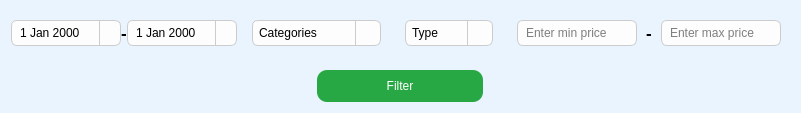
                            <widget class="QFrame" name="frame_filter">
                             <property name="minimumSize">
                              <size>
                               <width>0</width>
                               <height>100</height>
                              </size>
                             </property>
                             <property name="styleSheet">
                              <string notr="true">background-color: rgb(233, 244, 255);
border-radius:10px;</string>
                             </property>
                             <property name="frameShape">
                              <enum>QFrame::StyledPanel</enum>
                             </property>
                             <property name="frameShadow">
                              <enum>QFrame::Raised</enum>
                             </property>
                             <layout class="QVBoxLayout" name="verticalLayout_11">
                              <property name="spacing">
                               <number>15</number>
                              </property>
                              <item>
                               <widget class="QFrame" name="frame_20">
                                <property name="frameShape">
                                 <enum>QFrame::StyledPanel</enum>
                                </property>
                                <property name="frameShadow">
                                 <enum>QFrame::Raised</enum>
                                </property>
                                <layout class="QHBoxLayout" name="horizontalLayout_14">
                                 <property name="leftMargin">
                                  <number>0</number>
                                 </property>
                                 <property name="topMargin">
                                  <number>0</number>
                                 </property>
                                 <property name="rightMargin">
                                  <number>0</number>
                                 </property>
                                 <property name="bottomMargin">
                                  <number>0</number>
                                 </property>
                                 <item>
                                  <widget class="QFrame" name="frame_25">
                                   <property name="styleSheet">
                                    <string notr="true"/>
                                   </property>
                                   <property name="frameShape">
                                    <enum>QFrame::StyledPanel</enum>
                                   </property>
                                   <property name="frameShadow">
                                    <enum>QFrame::Raised</enum>
                                   </property>
                                   <layout class="QHBoxLayout" name="horizontalLayout_15">
                                    <property name="spacing">
                                     <number>0</number>
                                    </property>
                                    <property name="leftMargin">
                                     <number>0</number>
                                    </property>
                                    <property name="topMargin">
                                     <number>0</number>
                                    </property>
                                    <property name="rightMargin">
                                     <number>0</number>
                                    </property>
                                    <property name="bottomMargin">
                                     <number>0</number>
                                    </property>
                                    <item>
                                     <widget class="QFrame" name="frame_26">
                                      <property name="frameShape">
                                       <enum>QFrame::StyledPanel</enum>
                                      </property>
                                      <property name="frameShadow">
                                       <enum>QFrame::Raised</enum>
                                      </property>
                                      <layout class="QHBoxLayout" name="horizontalLayout_21">
                                       <property name="leftMargin">
                                        <number>0</number>
                                       </property>
                                       <property name="rightMargin">
                                        <number>0</number>
                                       </property>
                                       <item>
                                        <widget class="QDateEdit" name="fromDate">
                                         <property name="minimumSize">
                                          <size>
                                           <width>110</width>
                                           <height>0</height>
                                          </size>
                                         </property>
                                         <property name="styleSheet">
                                          <string notr="true">QDateTimeEdit {
    background-color: #fdfdfd;
    border: 1px solid #ccc;
    border-radius: 6px;
    padding: 4px 6px;
    font: 13px &quot;Segoe UI&quot;;
}

QDateTimeEdit::drop-down {
    subcontrol-origin: padding;
    subcontrol-position: top right;
    width: 20px;
    border-left: 1px solid #ccc;
}

QDateTimeEdit::up-button, QDateTimeEdit::down-button {
    width: 14px;
    height: 14px;
    border: none;
    background-color: transparent;
}

QDateTimeEdit::up-arrow {
    image: url(:/icon/chevron-up.svg);
    width: 10px;
    height: 10px;
}

QDateTimeEdit::down-arrow {
    image: url(:/icon/chevron-down.svg);
    width: 10px;
    height: 10px;
}

QDateTimeEdit:focus {
    border: 1px solid #5ab1ef;
    background-color: #ffffff;
}
QCalendarWidget {
    background-color: #fdfdfd;
    border: 1px solid #dcdcdc;
    border-radius: 8px;
}

QCalendarWidget QToolButton {
    height: 30px;
    width: 100px;
    color: #2c3e50;
    font-weight: bold;
    icon-size: 24px, 24px;
    background-color: transparent;
    border: none;
}

QCalendarWidget QToolButton:hover {
    color: #3498db;
}

QCalendarWidget QMenu {
    background-color: white;
    border: 1px solid #dcdcdc;
}

QCalendarWidget QSpinBox {
    width: 60px;
    font-size: 14px;
    padding: 2px;
}

QCalendarWidget QSpinBox::up-button, QCalendarWidget QSpinBox::down-button {
    width: 12px;
    background-color: #ecf0f1;
}

QCalendarWidget QAbstractItemView {
    outline: 0;
    selection-background-color: #3498db;
    selection-color: white;
    background-color: #ffffff;
    gridline-color: #ecf0f1;
    font-size: 13px;
}

QCalendarWidget QAbstractItemView:enabled {
    color: #2c3e50;
}

QCalendarWidget QWidget#qt_calendar_navigationbar {
    background-color: #f0f0f0;
    border-bottom: 1px solid #dcdcdc;
}

QCalendarWidget QTableView {
    border: none;
}

QCalendarWidget QTableView::item:selected {
    background-color: #3498db;
    color: white;
    border-radius: 5px;
}

QCalendarWidget QTableView::item:enabled {
    background-color: #ffffff;
}

QCalendarWidget QTableView::item:disabled {
    color: #bdc3c7;
}
</string>
                                         </property>
                                         <property name="calendarPopup">
                                          <bool>true</bool>
                                         </property>
                                        </widget>
                                       </item>
                                      </layout>
                                     </widget>
                                    </item>
                                    <item>
                                     <widget class="QFrame" name="frame_31">
                                      <property name="font">
                                       <font>
                                        <pointsize>16</pointsize>
                                        <weight>75</weight>
                                        <bold>true</bold>
                                       </font>
                                      </property>
                                      <property name="frameShape">
                                       <enum>QFrame::StyledPanel</enum>
                                      </property>
                                      <property name="frameShadow">
                                       <enum>QFrame::Raised</enum>
                                      </property>
                                      <layout class="QHBoxLayout" name="horizontalLayout_13">
                                       <property name="leftMargin">
                                        <number>0</number>
                                       </property>
                                       <property name="rightMargin">
                                        <number>0</number>
                                       </property>
                                       <item alignment="Qt::AlignHCenter">
                                        <widget class="QLabel" name="label_2">
                                         <property name="font">
                                          <font>
                                           <pointsize>13</pointsize>
                                           <weight>75</weight>
                                           <bold>true</bold>
                                          </font>
                                         </property>
                                         <property name="text">
                                          <string>-</string>
                                         </property>
                                        </widget>
                                       </item>
                                      </layout>
                                     </widget>
                                    </item>
                                    <item>
                                     <widget class="QFrame" name="frame_27">
                                      <property name="frameShape">
                                       <enum>QFrame::StyledPanel</enum>
                                      </property>
                                      <property name="frameShadow">
                                       <enum>QFrame::Raised</enum>
                                      </property>
                                      <layout class="QHBoxLayout" name="horizontalLayout_22">
                                       <property name="leftMargin">
                                        <number>0</number>
                                       </property>
                                       <property name="rightMargin">
                                        <number>0</number>
                                       </property>
                                       <item>
                                        <widget class="QDateEdit" name="toDate">
                                         <property name="minimumSize">
                                          <size>
                                           <width>110</width>
                                           <height>0</height>
                                          </size>
                                         </property>
                                         <property name="styleSheet">
                                          <string notr="true">QDateTimeEdit {
    background-color: #fdfdfd;
    border: 1px solid #ccc;
    border-radius: 6px;
    padding: 4px 6px;
    font: 13px &quot;Segoe UI&quot;;
}

QDateTimeEdit::drop-down {
    subcontrol-origin: padding;
    subcontrol-position: top right;
    width: 20px;
    border-left: 1px solid #ccc;
}

QDateTimeEdit::up-button, QDateTimeEdit::down-button {
    width: 14px;
    height: 14px;
    border: none;
    background-color: transparent;
}

QDateTimeEdit::up-arrow {
    image: url(:/icon/chevron-up.svg);
    width: 10px;
    height: 10px;
}

QDateTimeEdit::down-arrow {
    image: url(:/icon/chevron-down.svg);
    width: 10px;
    height: 10px;
}

QDateTimeEdit:focus {
    border: 1px solid #5ab1ef;
    background-color: #ffffff;
}
QCalendarWidget {
    background-color: #fdfdfd;
    border: 1px solid #dcdcdc;
    border-radius: 8px;
}

QCalendarWidget QToolButton {
    height: 30px;
    width: 100px;
    color: #2c3e50;
    font-weight: bold;
    icon-size: 24px, 24px;
    background-color: transparent;
    border: none;
}

QCalendarWidget QToolButton:hover {
    color: #3498db;
}

QCalendarWidget QMenu {
    background-color: white;
    border: 1px solid #dcdcdc;
}

QCalendarWidget QSpinBox {
    width: 60px;
    font-size: 14px;
    padding: 2px;
}

QCalendarWidget QSpinBox::up-button, QCalendarWidget QSpinBox::down-button {
    width: 12px;
    background-color: #ecf0f1;
}

QCalendarWidget QAbstractItemView {
    outline: 0;
    selection-background-color: #3498db;
    selection-color: white;
    background-color: #ffffff;
    gridline-color: #ecf0f1;
    font-size: 13px;
}

QCalendarWidget QAbstractItemView:enabled {
    color: #2c3e50;
}

QCalendarWidget QWidget#qt_calendar_navigationbar {
    background-color: #f0f0f0;
    border-bottom: 1px solid #dcdcdc;
}

QCalendarWidget QTableView {
    border: none;
}

QCalendarWidget QTableView::item:selected {
    background-color: #3498db;
    color: white;
    border-radius: 5px;
}

QCalendarWidget QTableView::item:enabled {
    background-color: #ffffff;
}

QCalendarWidget QTableView::item:disabled {
    color: #bdc3c7;
}
</string>
                                         </property>
                                         <property name="calendarPopup">
                                          <bool>true</bool>
                                         </property>
                                        </widget>
                                       </item>
                                      </layout>
                                     </widget>
                                    </item>
                                   </layout>
                                  </widget>
                                 </item>
                                 <item>
                                  <widget class="QFrame" name="frame_30">
                                   <property name="styleSheet">
                                    <string notr="true"/>
                                   </property>
                                   <property name="frameShape">
                                    <enum>QFrame::StyledPanel</enum>
                                   </property>
                                   <property name="frameShadow">
                                    <enum>QFrame::Raised</enum>
                                   </property>
                                   <layout class="QHBoxLayout" name="horizontalLayout_16">
                                    <item>
                                     <widget class="QComboBox" name="comboBox_category">
                                      <property name="styleSheet">
                                       <string notr="true">QComboBox {
    background-color: #fdfdfd;
    border: 1px solid #ccc;
    border-radius: 6px;
    padding: 4px 6px;
    font: 13px &quot;Segoe UI&quot;;
    combobox-popup: 0;
}

QComboBox:hover {
    border: 1px solid #a5a5a5;
}

QComboBox:focus {
    border: 1px solid #5ab1ef;
}

QComboBox::drop-down {
    subcontrol-origin: padding;
    subcontrol-position: top right;
    width: 24px;
    border-left: 1px solid #ccc;
    background-color: transparent;
}

QComboBox::down-arrow {
    image: url(:/icon/chevron-down.svg);
    width: 10px;
    height: 10px;
}

QComboBox::down-arrow:disabled {
    image: none;
}
</string>
                                      </property>
                                      <item>
                                       <property name="text">
                                        <string>Categories</string>
                                       </property>
                                      </item>
                                      <item>
                                       <property name="text">
                                        <string>Food</string>
                                       </property>
                                      </item>
                                      <item>
                                       <property name="text">
                                        <string>Bills and utilities</string>
                                       </property>
                                      </item>
                                      <item>
                                       <property name="text">
                                        <string extracomment="Choose type">Shoping</string>
                                       </property>
                                      </item>
                                      <item>
                                       <property name="text">
                                        <string>Family</string>
                                       </property>
                                      </item>
                                      <item>
                                       <property name="text">
                                        <string>Vehicle</string>
                                       </property>
                                      </item>
                                      <item>
                                       <property name="text">
                                        <string>Health</string>
                                       </property>
                                      </item>
                                      <item>
                                       <property name="text">
                                        <string>Education</string>
                                       </property>
                                      </item>
                                      <item>
                                       <property name="text">
                                        <string>Entertaiment</string>
                                       </property>
                                      </item>
                                      <item>
                                       <property name="text">
                                        <string>Others</string>
                                       </property>
                                      </item>
                                     </widget>
                                    </item>
                                   </layout>
                                  </widget>
                                 </item>
                                 <item>
                                  <widget class="QFrame" name="frame_24">
                                   <property name="styleSheet">
                                    <string notr="true"/>
                                   </property>
                                   <property name="frameShape">
                                    <enum>QFrame::StyledPanel</enum>
                                   </property>
                                   <property name="frameShadow">
                                    <enum>QFrame::Raised</enum>
                                   </property>
                                   <layout class="QHBoxLayout" name="horizontalLayout_17">
                                    <item>
                                     <widget class="QComboBox" name="comboBox_type">
                                      <property name="styleSheet">
                                       <string notr="true">QComboBox {
    background-color: #fdfdfd;
    border: 1px solid #ccc;
    border-radius: 6px;
    padding: 4px 6px;
    font: 13px &quot;Segoe UI&quot;;
    combobox-popup: 0;
}

QComboBox:hover {
    border: 1px solid #a5a5a5;
}

QComboBox:focus {
    border: 1px solid #5ab1ef;
}

QComboBox::drop-down {
    subcontrol-origin: padding;
    subcontrol-position: top right;
    width: 24px;
    border-left: 1px solid #ccc;
    background-color: transparent;
}

QComboBox::down-arrow {
    image: url(:/icon/chevron-down.svg);
    width: 10px;
    height: 10px;
}

QComboBox::down-arrow:disabled {
    image: none;
}
</string>
                                      </property>
                                      <item>
                                       <property name="text">
                                        <string>Type</string>
                                       </property>
                                      </item>
                                      <item>
                                       <property name="text">
                                        <string>income</string>
                                       </property>
                                      </item>
                                      <item>
                                       <property name="text">
                                        <string>expense</string>
                                       </property>
                                      </item>
                                     </widget>
                                    </item>
                                   </layout>
                                  </widget>
                                 </item>
                                 <item>
                                  <widget class="QFrame" name="frame_23">
                                   <property name="styleSheet">
                                    <string notr="true"/>
                                   </property>
                                   <property name="frameShape">
                                    <enum>QFrame::StyledPanel</enum>
                                   </property>
                                   <property name="frameShadow">
                                    <enum>QFrame::Raised</enum>
                                   </property>
                                   <layout class="QHBoxLayout" name="horizontalLayout_19">
                                    <property name="spacing">
                                     <number>0</number>
                                    </property>
                                    <property name="leftMargin">
                                     <number>0</number>
                                    </property>
                                    <property name="topMargin">
                                     <number>0</number>
                                    </property>
                                    <property name="rightMargin">
                                     <number>0</number>
                                    </property>
                                    <property name="bottomMargin">
                                     <number>0</number>
                                    </property>
                                    <item alignment="Qt::AlignRight">
                                     <widget class="QFrame" name="frame_28">
                                      <property name="maximumSize">
                                       <size>
                                        <width>16777143</width>
                                        <height>16777215</height>
                                       </size>
                                      </property>
                                      <property name="frameShape">
                                       <enum>QFrame::StyledPanel</enum>
                                      </property>
                                      <property name="frameShadow">
                                       <enum>QFrame::Raised</enum>
                                      </property>
                                      <layout class="QVBoxLayout" name="verticalLayout_12">
                                       <item>
                                        <widget class="QLineEdit" name="minPrice">
                                         <property name="styleSheet">
                                          <string notr="true"> background-color: #fdfdfd;
    border: 1px solid #ccc;
    border-radius: 6px;
    padding: 4px 6px;
    font: 13px &quot;Segoe UI&quot;;</string>
                                         </property>
                                         <property name="placeholderText">
                                          <string>Enter min price</string>
                                         </property>
                                        </widget>
                                       </item>
                                      </layout>
                                     </widget>
                                    </item>
                                    <item>
                                     <widget class="QFrame" name="frame_32">
                                      <property name="font">
                                       <font>
                                        <pointsize>13</pointsize>
                                        <weight>75</weight>
                                        <bold>true</bold>
                                       </font>
                                      </property>
                                      <property name="frameShape">
                                       <enum>QFrame::StyledPanel</enum>
                                      </property>
                                      <property name="frameShadow">
                                       <enum>QFrame::Raised</enum>
                                      </property>
                                      <layout class="QHBoxLayout" name="horizontalLayout_24">
                                       <property name="leftMargin">
                                        <number>0</number>
                                       </property>
                                       <property name="rightMargin">
                                        <number>0</number>
                                       </property>
                                       <property name="bottomMargin">
                                        <number>9</number>
                                       </property>
                                       <item alignment="Qt::AlignHCenter|Qt::AlignVCenter">
                                        <widget class="QLabel" name="label_3">
                                         <property name="font">
                                          <font>
                                           <pointsize>13</pointsize>
                                           <weight>75</weight>
                                           <bold>true</bold>
                                          </font>
                                         </property>
                                         <property name="text">
                                          <string>-</string>
                                         </property>
                                        </widget>
                                       </item>
                                      </layout>
                                     </widget>
                                    </item>
                                    <item alignment="Qt::AlignRight">
                                     <widget class="QFrame" name="frame_29">
                                      <property name="frameShape">
                                       <enum>QFrame::StyledPanel</enum>
                                      </property>
                                      <property name="frameShadow">
                                       <enum>QFrame::Raised</enum>
                                      </property>
                                      <layout class="QHBoxLayout" name="horizontalLayout_20">
                                       <item>
                                        <widget class="QLineEdit" name="maxPrice">
                                         <property name="styleSheet">
                                          <string notr="true"> background-color: #fdfdfd;
    border: 1px solid #ccc;
    border-radius: 6px;
    padding: 4px 6px;
    font: 13px &quot;Segoe UI&quot;;</string>
                                         </property>
                                         <property name="placeholderText">
                                          <string>Enter max price</string>
                                         </property>
                                        </widget>
                                       </item>
                                      </layout>
                                     </widget>
                                    </item>
                                   </layout>
                                  </widget>
                                 </item>
                                </layout>
                               </widget>
                              </item>
                              <item alignment="Qt::AlignHCenter">
                               <widget class="QFrame" name="frame_22">
                                <property name="frameShape">
                                 <enum>QFrame::StyledPanel</enum>
                                </property>
                                <property name="frameShadow">
                                 <enum>QFrame::Raised</enum>
                                </property>
                                <layout class="QHBoxLayout" name="horizontalLayout_23">
                                 <property name="leftMargin">
                                  <number>0</number>
                                 </property>
                                 <property name="topMargin">
                                  <number>0</number>
                                 </property>
                                 <property name="rightMargin">
                                  <number>0</number>
                                 </property>
                                 <property name="bottomMargin">
                                  <number>0</number>
                                 </property>
                                 <item alignment="Qt::AlignHCenter|Qt::AlignVCenter">
                                  <widget class="QPushButton" name="filter_button">
                                   <property name="minimumSize">
                                    <size>
                                     <width>166</width>
                                     <height>32</height>
                                    </size>
                                   </property>
                                   <property name="maximumSize">
                                    <size>
                                     <width>163</width>
                                     <height>16777215</height>
                                    </size>
                                   </property>
                                   <property name="cursor">
                                    <cursorShape>PointingHandCursor</cursorShape>
                                   </property>
                                   <property name="styleSheet">
                                    <string notr="true">#filter_button{
	background-color:#28A745;
	color: rgb(255, 255, 255);
}
#filter_button:hover{
	background-color:#198754;
}</string>
                                   </property>
                                   <property name="text">
                                    <string>Filter</string>
                                   </property>
                                  </widget>
                                 </item>
                                </layout>
                               </widget>
                              </item>
                             </layout>
                            </widget>
